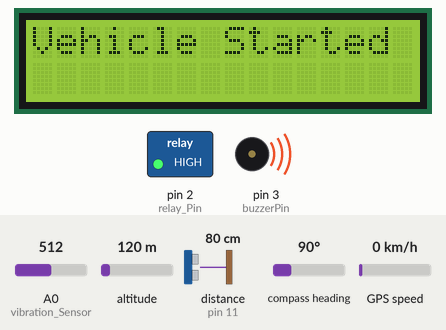
Simulated run of this sketch. Board: Arduino Uno, built with avr-gcc and run on an emulated ATmega328P. On the bench: 16×2 character LCD, switched loads named in the sketch (green lamp = pin HIGH), buzzer (waves = sounding). Wiring (inferred from the names in the program): ultrasonic range finder: trigger pin 10; echo pin 11. The inputs (shaded band) are chosen by the test bench; at power-on: distance to the obstacle (sensor on pin 11) 80 cm, A0 (vibration_Sensor) = 512, altitude 120 m, compass heading 90°, GPS speed 0 km/h. The echo pulse lasts 58.3 µs per cm; the GPS gets a fix after 3 s at 37.7749, -122.4194 with 8 satellites; pins used as bus, display or sensor lines are not drawn; what the sketch prints to the serial monitor is not drawn.

Above: at 1.7 s.
1.8 s: distance to the obstacle (sensor on pin 11) set to 7 cm
3.3 s: distance to the obstacle (sensor on pin 11) set to 4 cm
At 3.65 s:
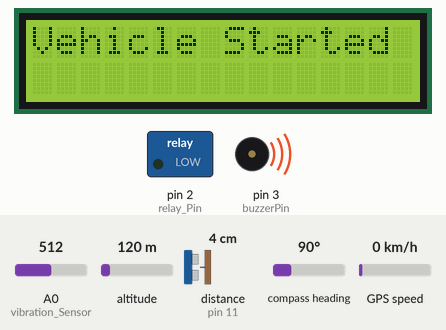
At 4.8 s:
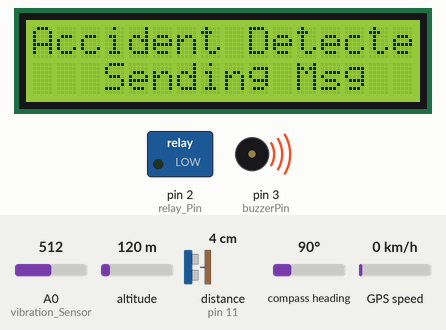
Timing chart, 0 to 6.3 s (numbered marks = the images above; inputs shaded):
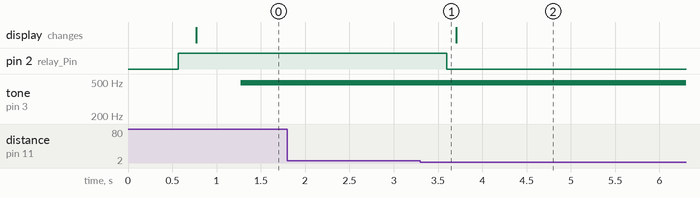

The sketch:

FinalCode.ino
```cpp
#include <LiquidCrystal.h>
#include <TinyGPS.h>
LiquidCrystal lcd(4, 5, 6, 7, 8, 9);
const int relay_Pin = 2;
int triggerPin =10;
int echoPin = 11;
const int vibration_Sensor = A0;   // analog pin to read analog value
const int buzzerPin = 3;
TinyGPS gps;
long lat,lon;
bool vibration_Status = LOW;
long duration, distance;
void setup() {
  pinMode(relay_Pin, OUTPUT);
  pinMode(vibration_Sensor, INPUT);
  pinMode(triggerPin, OUTPUT);
  pinMode(echoPin, INPUT);
  pinMode(buzzerPin, OUTPUT);
  Serial.begin(9600);
  lcd.begin(16, 2);
  lcd.clear();
  lcd.print("ACCIDENT DETECTION");
  lcd.setCursor(3,2);
  lcd.print("SYSTEM");
  delay(500);
}
void loop() {
       digitalWrite(relay_Pin, HIGH);
        delay(200);
        lcd.clear();
        lcd.print("Vehicle Started");
        delay(500);
        while(1)
        {
          int vibrationValue = analogRead(vibration_Sensor);
          int buzzerPWM = map(vibrationValue, 0, 1023, 0, 255);   // Arduino boards (like the Uno, Nano, Mega) use 8-bit timers for their PWM outputs.An 8-bit value can represent 2^8 =256 different states.
          analogWrite(buzzerPin, buzzerPWM);
          delay(100);

          ultrasonic();

          delay(100);
          if((vibration_Status <= 100 )  && (distance < 5))
          {
           delay(100);
           digitalWrite(relay_Pin, LOW);
           delay(100);
           lcd.clear();
           lcd.print("Accident Detected");
           lcd.setCursor(3,2);
           lcd.print("Sending Msg");
           delay(500);
           Serial.println("AT+CMGF=1");    //Sets the GSM Module in Text Mode
           delay(100);  // Delay of 1000 milli seconds or 1 second
           Serial.println("AT+CMGS=\"+918709586243\"\r");
           delay(100);
           Serial.println("Accident Detected ");// The SMS text you want to send
           Serial.println("please check location");// The SMS text you want to send
           while(1)
           {
            gps_read();

           }
          }
}
}

void gps_read()
{
 byte a;

  if(Serial.available())
  {
    a=Serial.read();

   //Serial.write(a);

    while(gps.encode(a))   // encode gps data
    {
      gps.get_position(&lat,&lon); // get latitude and longitude

      Serial.println("Position: ");
      Serial.print("lat:");
      Serial.println((lat*0.000001),8);
      Serial.print("log:");
      Serial.println((lon*0.000001),8);
    }
  }
}

void ultrasonic()
{ // variable to hold the duration and distance value for HC-SR04
  digitalWrite(triggerPin, LOW); // Write trigger pin is as low
  delayMicroseconds(2); // Delay for 2microseconds
  digitalWrite(triggerPin, HIGH); //Write trigger pin is as high
  delayMicroseconds(10);// Delay for 10microseconds
  digitalWrite(triggerPin, LOW); //Write trigger pin is as low
  duration = pulseIn(echoPin, HIGH);//Read the echo pin
  distance = (duration / 2) / 29.1; // calculate the distance
}
```

Measured:
- the behaviour switches between 6 and 5 cm on distance to the obstacle (sensor on pin 11) (found by bisection; images 0 and 1)
- after the input at 1.8 s, every drawn part: stays the same
- after the input at 3.3 s, pin 2 (relay_Pin): HIGH → LOW after 0.30 s
